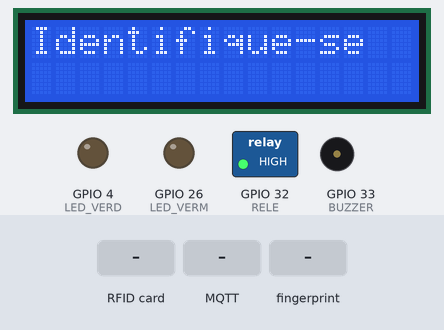
Simulated run of this program. Board: ESP32. Parts: 16×2 character LCD, switched loads named in the program (green lamp = pin HIGH), output pins drawn as LEDs (lit = HIGH), buzzer (waves = sounding, pin HIGH). Dashed ring = blinking. The inputs (shaded band) are chosen by the test bench. WiFi joins after 1.5 s; servers stay silent unless stated; random numbers use the default seed unless the program sets one; no MQTT or app messages arrive unless stated; what the program prints to the serial monitor is not drawn.

Above: at 3.8 s.
3.9 s: RFID card 43 5D E6 B6 held to the reader
At 5.6 s:
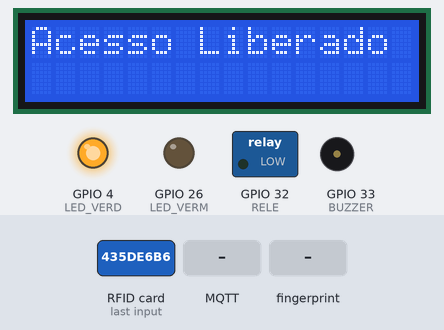
6.9 s: RFID card 5E 7A 19 C4 held to the reader
At 7.3 s:
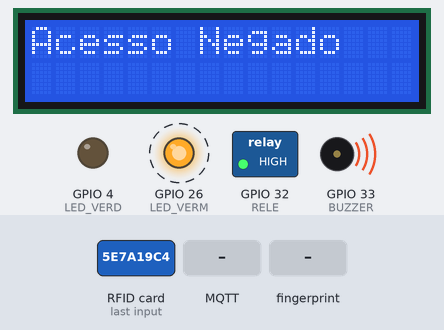
9.9 s: MQTT message "1" arrives on the first subscribed topic
At 11.2 s:
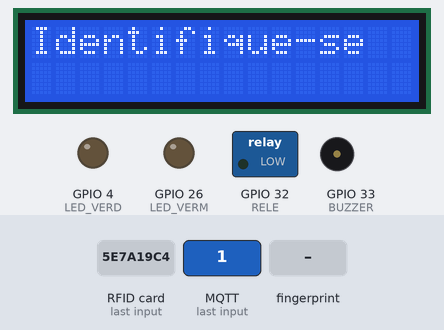
11.5 s: RFID card 5E 7A 19 C4 held to the reader
At 11.9 s:
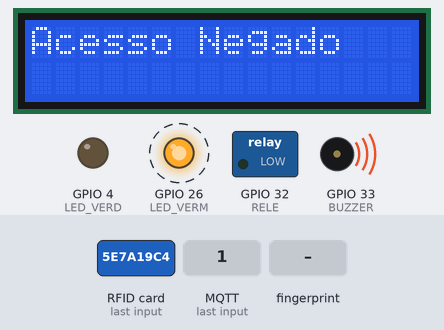
14.5 s: finger stored as number 1 placed on the sensor
At 15.09 s:
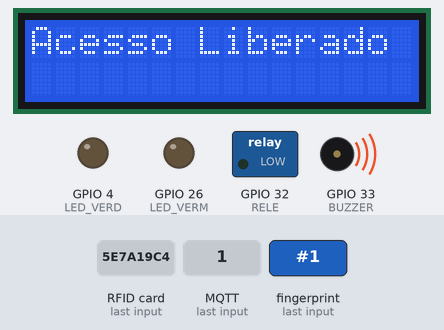
Timing chart, 0 to 18.7 s (numbered marks = the images above; inputs shaded):
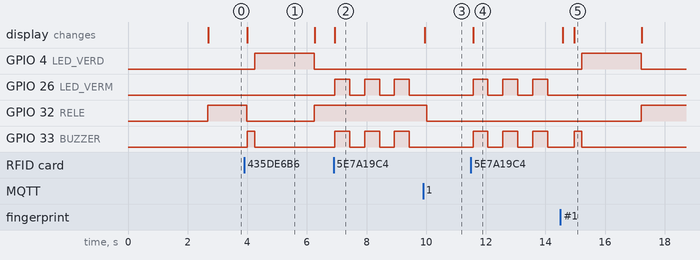

The program:

main.cpp
```cpp
#include <Arduino.h>

#include <WiFi.h>
#include <PubSubClient.h>

#include <MFRC522.h>
#include <SPI.h>

#include <LiquidCrystal_I2C.h>

#include <Adafruit_Fingerprint.h>

#define PINO_RST 15
#define PINO_SS 5
#define LED_VERD 4
#define LED_VERM 26
#define BUZZER 33
#define RELE 32

// Senha leitor biometrico
const uint32_t fingerprintpw = 0x0;

Adafruit_Fingerprint fingerprint = Adafruit_Fingerprint(&Serial2, fingerprintpw);

/* CONFIGURAÇÕES DO WIFI */
const char *ssid = "HUAWEI-BX15F8"; // Nome da rede WiFi
const char *password = "h7bq6tni";  // Senha da rede WiFi

/* CONFIGURAÇÕES DO MQTT*/
const char *mqttServer = "broker.hivemq.com"; // Endereço do Broker MQTT
const int mqttPort = 1883;                    // Porta TCP do Broker MQTT
const char *mqttUser = "esp";                 // Usuário MQTT
const char *mqttPassword = "";                // Senha MQTT

WiFiClient espClient;               // Cliente de Rede WiFi
PubSubClient clientMqtt(espClient); // Cria uma instancia de um cliente MQTT

MFRC522 mfrc522(PINO_SS, PINO_RST);

LiquidCrystal_I2C lcd(0x27, 16, 2);

void callback(char *topic, byte *payload, unsigned int length);
void initConnection();

void authorized();
void refused();

void lcdPrint(String msg);
void setupFingerprintSensor();
void storeFingerprint();
void checkFingerprint();
void menu();
void checkTag();

void setup()
{

  Serial.begin(115200);
  SPI.begin();
  mfrc522.PCD_Init();
  lcd.init();
  lcd.backlight();

  initConnection();
  setupFingerprintSensor();
  // storeFingerprint();

  pinMode(LED_VERM, OUTPUT);
  pinMode(LED_VERD, OUTPUT);
  pinMode(BUZZER, OUTPUT);
  pinMode(RELE, OUTPUT);
  digitalWrite(RELE, 1);

  lcdPrint("Identifique-se");
}

void loop()
{
  clientMqtt.loop();
  // menu();
  checkTag();
  checkFingerprint();
}

void lcdPrint(String msg){
  lcd.clear();
  lcd.setCursor(0, 0);
  lcd.print(msg);
}

void checkTag()
{
  if (!mfrc522.PICC_IsNewCardPresent())
  {
    return;
  }

  if (!mfrc522.PICC_ReadCardSerial()){
    return;
  }

  String conteudo = "";

  for (byte i = 0; i < mfrc522.uid.size; i++)
  {
    conteudo.concat(String(mfrc522.uid.uidByte[i] < HEX ? " 0" : " "));
    conteudo.concat(String(mfrc522.uid.uidByte[i], HEX));
  }

  Serial.println("----------");
  Serial.println(conteudo.substring(1));
  Serial.println("----------");

  if (conteudo.substring(1) == "43 5d e6 b6")
  {
    authorized();
  }
  else
  {
    refused();
  }
}

void authorized()
{
  digitalWrite(RELE, 0);
  lcdPrint("Acesso Liberado");
  digitalWrite(BUZZER, HIGH);
  delay(250);
  digitalWrite(BUZZER, LOW);
  digitalWrite(LED_VERD, HIGH);
  delay(2000);
  digitalWrite(LED_VERD, LOW);
  digitalWrite(RELE, 1);
  lcdPrint("Identifique-se");
}

void refused()
{
  lcdPrint("Acesso Negado");
  for (int i = 0; i < 3; i++)
  {
    digitalWrite(LED_VERM, HIGH);
    digitalWrite(BUZZER, HIGH);
    delay(500);

    digitalWrite(LED_VERM, LOW);
    digitalWrite(BUZZER, LOW);
    delay(500);
  }
  lcdPrint("Identifique-se");
}

void callback(char *topic, byte *payload, unsigned int length)
{

  Serial.print("Uma mensagem chegou no tópico: ");
  Serial.println(topic);

  Serial.print("Payload: ");
  for (int i = 0; i < length; i++)
  {
    Serial.print((char)payload[i]);
  }

  if (payload[0] == '0')
  {
    Serial.println("\nTRAVANDO ACESSO");
    digitalWrite(RELE, 1);
  }

  if (payload[0] == '1')
  {
    Serial.println("\nLIBERANDO ACESSO");
    digitalWrite(RELE, 0);
  }

  Serial.println();
  Serial.println("-----------------------");
}

void initConnection()
{
  WiFi.begin(ssid, password); // Configura o WiFi

  while (WiFi.status() != WL_CONNECTED)
  {
    delay(500);
    Serial.print("Tentando se conectar na rede: ");
    Serial.println(ssid);
  }

  Serial.println("Conectado na Rede WiFi.");
  Serial.print("IP address: ");
  Serial.println(WiFi.localIP());

  clientMqtt.setServer(mqttServer, mqttPort);
  clientMqtt.setCallback(callback);

  /* Verifica se o cliente está conectado ao Broker */
  while (!clientMqtt.connected())
  {

    Serial.println("Conectando ao Broker MQTT...");

    String clientId = "ESP32Client_" + String(random(0xffff), HEX);
    Serial.println("clientId = " + clientId);

    /* Conecta o cliente ao Broker MQTT.
       Configurações de credenciais e Last Will podem ser configuradas aqui*/
    if (clientMqtt.connect(clientId.c_str(), mqttUser, mqttPassword))
    {

      Serial.println("O cliente " + clientId + " foi conectado com sucesso");
    }
    else
    {

      // Estado do cliente MQTT. Quando a conexão falhar pode ser usado para obter informações sobre a falha
      int clientState = clientMqtt.state();

      Serial.print("Falha ao se conectar. ");
      Serial.println("Estado do cliente: " + (String)clientState);

      delay(2000);
    }
  }

  Serial.print("Tentando enviar a mensagem");

  clientMqtt.publish("dionisio/home/smartlock", "Hello from ESP32");
  clientMqtt.subscribe("dionisio/home/smartlock");
}

void setupFingerprintSensor()
{
  fingerprint.begin(57600);

  if (!fingerprint.verifyPassword())
  {
    Serial.println(F("Não foi possível conectar ao sensor."));
    while (true)
      ;
  }
}

String getCommand()
{
  while(!Serial.available()) delay(100);
  return Serial.readStringUntil('\n');
}

void storeFingerprint()
{
  Serial.println(F("Qual a posição para guardar a digital ? (1 a 149)"));

  int location = getCommand().toInt();

  if (location < 1 || location > 149)
  {
    Serial.println(F("Posição inválida"));
    return;
  }

  Serial.println(F("Encoste o dedo no sensor"));

  while (fingerprint.getImage() != FINGERPRINT_OK);

  if (fingerprint.image2Tz(1) != FINGERPRINT_OK)
  {
    Serial.println(F("Erro image2Tz 1"));
    return;
  }

  Serial.println(F("Tire o dedo do sensor"));

  delay(2000);

  while (fingerprint.getImage() != FINGERPRINT_NOFINGER);

  Serial.println(F("Encoste o mesmo dedo no sensor"));

  while (fingerprint.getImage() != FINGERPRINT_OK);

  if (fingerprint.image2Tz(2) != FINGERPRINT_OK)
  {
    Serial.println(F("Erro image2Tz 2"));
    return;
  }

  if (fingerprint.createModel() != FINGERPRINT_OK)
  {
    Serial.println(F("Erro createModel"));
    return;
  }

  if (fingerprint.storeModel(location) != FINGERPRINT_OK)
  {
    Serial.println(F("Erro storeModel"));
    return;
  }

  Serial.println(F("Sucesso!!!"));
}

void checkFingerprint()
{

  if (fingerprint.getImage() != FINGERPRINT_OK)
  {
    return;
  }

   Serial.println("PASSOU 1");

  if (fingerprint.image2Tz() != FINGERPRINT_OK)
  {
    Serial.println(F("Erro image2Tz"));
    return;
  }
  Serial.println("PASSOU 2");
  if (fingerprint.fingerFastSearch() == FINGERPRINT_OK)
  {
    Serial.print(F("Digital encontrada com confiança de "));
    Serial.print(fingerprint.confidence);
    Serial.print(F(" na posição "));
    Serial.println(fingerprint.fingerID);
    authorized();
    return;
  }

  Serial.println(F("Digital não encontrada"));
  refused();
}

void menu()
{
  if (Serial.available())
  {
    char option = Serial.read();

    if (option == '1')
    {
      storeFingerprint();
    }
    else if (option == '2')
    {
      // cadastrar nova tag
    }
  }
}
```

Measured:
- after the input at 3.9 s, GPIO 4 (LED_VERD): LOW → HIGH after 0.34 s, → LOW 2.0 s later; GPIO 32 (RELE): HIGH → LOW after 0.08 s, → HIGH 2.3 s later; GPIO 33 (BUZZER): LOW → HIGH after 0.09 s, → LOW 0.25 s later; the display: changes after 0.09 s (image 1)
- after the input at 6.9 s, GPIO 26 (LED_VERM), GPIO 33 (BUZZER): alternates HIGH for 0.50 s and LOW for 0.50 s, starting at once; the display: changes at once (image 2)
- after the input at 9.9 s, GPIO 32 (RELE): HIGH → LOW after 0.12 s
- after the input at 11.5 s, GPIO 26 (LED_VERM), GPIO 33 (BUZZER): alternates HIGH for 0.50 s and LOW for 0.50 s, starting after 0.07 s; the display: changes after 0.07 s (image 4)
- after the input at 14.5 s, GPIO 4 (LED_VERD): LOW → HIGH after 0.72 s, → LOW 2.0 s later; GPIO 32 (RELE): LOW → HIGH after 2.7 s; GPIO 33 (BUZZER): LOW → HIGH after 0.47 s, → LOW 0.25 s later
- what the display in image 1 shows lasts 2.3 s, from 4.0 s to 6.3 s
